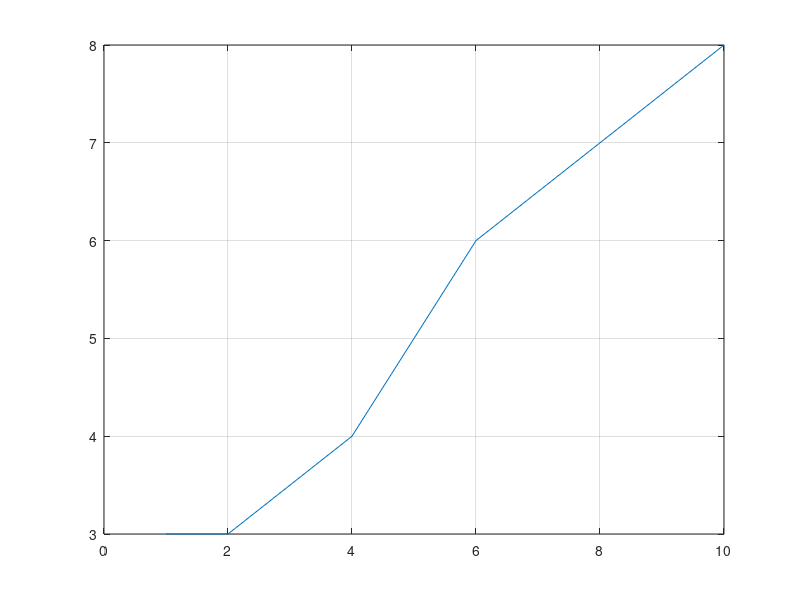
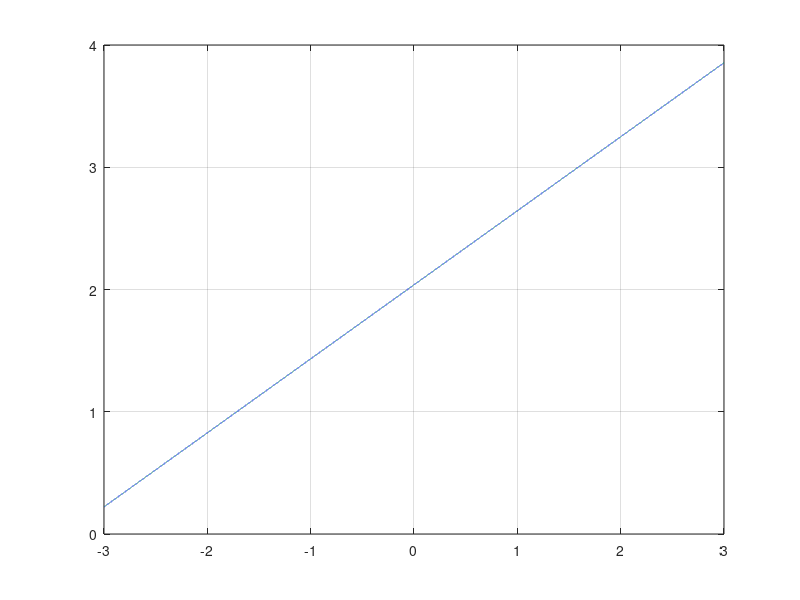
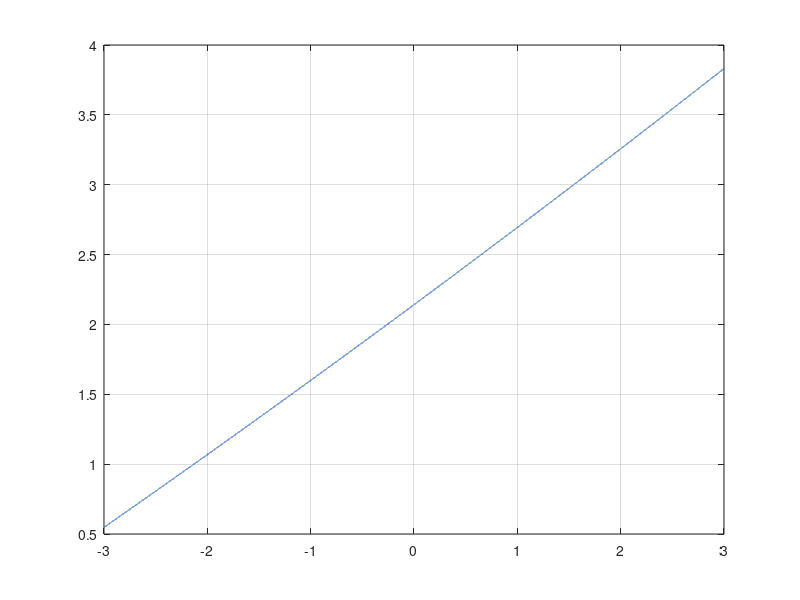

These charts were generated, in order, by the following MATLAB code:
x = [1, 2, 4, 6, 8, 10];
y = [3, 3, 4, 6, 7, 8];

plot(x,y);
grid on;

p1 = polyfit(x,y,1);
p1
p2 = polyfit(x,y,2);
x = -3:.0001:3;
figure;
plot(x, polyval(p1,x));
grid on;
figure;
plot(x, polyval(p2,x));
grid on;